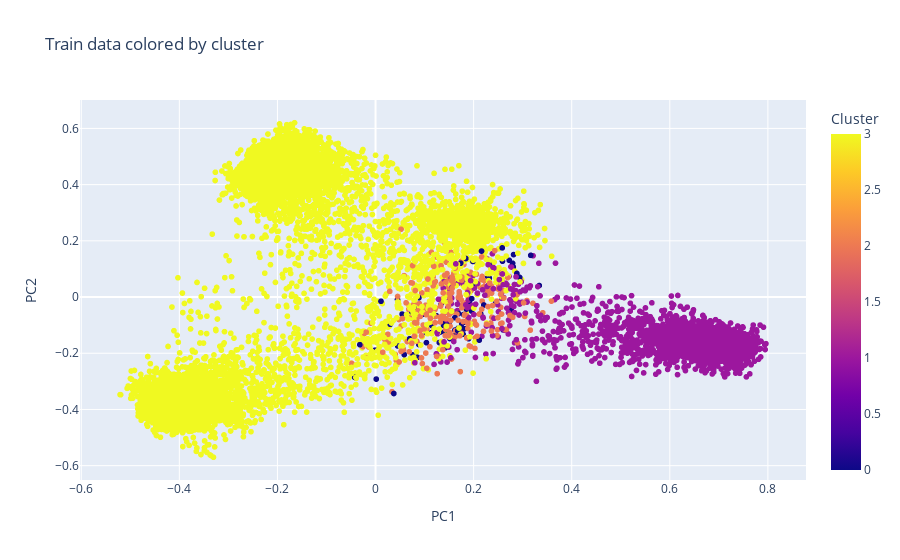
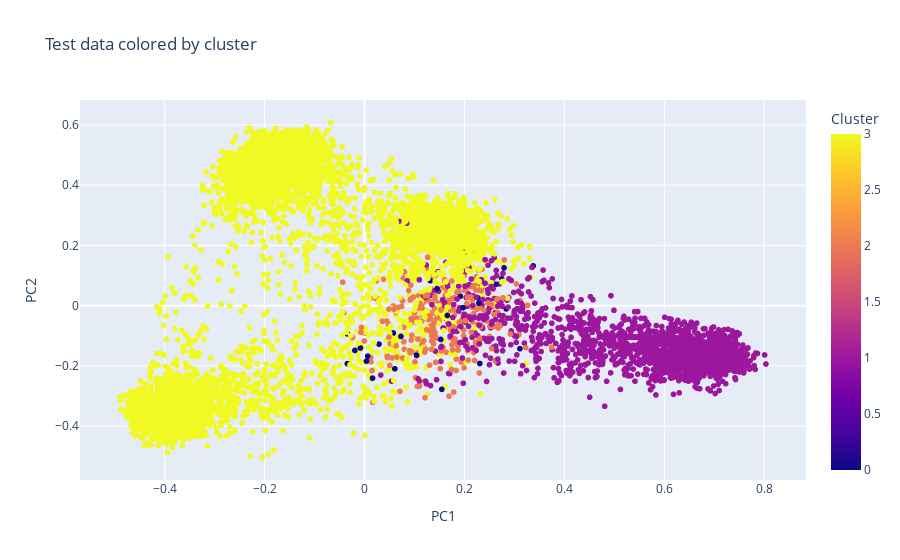

Source (notebook cell) for these figures, in order:
### Markdown cell above
#### Plot data using PCA

### Code cell
# apply PCA on the test data
pca = PCA(n_components=2)
X_train_pca = pca.fit_transform(X_train)
X_test_pca = pca.transform(X_test)

# plot the train data colored by the true clusters
fig = px.scatter(
    x=X_train_pca[:, 0],
    y=X_train_pca[:, 1],
    color=train_clusters,
    color_discrete_sequence=px.colors.qualitative.Plotly,
    labels={'x':'PC1', 'y':'PC2', 'color':'Cluster'},
    title='Train data colored by cluster',
    )
fig.show()

# plot the test data colored by the true clusters
fig = px.scatter(
    x=X_test_pca[:, 0],
    y=X_test_pca[:, 1],
    color=test_clusters,
    color_discrete_sequence=px.colors.qualitative.Plotly,
    labels={'x':'PC1', 'y':'PC2', 'color':'Cluster'},
    title='Test data colored by cluster',
    )
fig.show()

### Figure 1 — Plotly figure (JSON) as saved in the notebook; plotly's stock layout.template omitted (floating-point values rounded to 4 significant figures; data arrays with more than 128 entries replaced by an {"elided": "..."} marker saying what was removed)
{"data": [{"hovertemplate": "PC1=%{x}<br>PC2=%{y}<br>Cluster=%{marker.color}<extra></extra>", "legendgroup": "", "marker": {"color": {"elided": "10000 int values"}, "coloraxis": "coloraxis", "symbol": "circle"}, "mode": "markers", "name": "", "showlegend": false, "type": "scattergl", "x": {"elided": "10000 float values"}, "xaxis": "x", "y": {"elided": "10000 float values"}, "yaxis": "y"}], "layout": {"coloraxis": {"colorbar": {"title": {"text": "Cluster"}}, "colorscale": [[0, "#0d0887"], [0.1111, "#46039f"], [0.2222, "#7201a8"], [0.3333, "#9c179e"], [0.4444, "#bd3786"], [0.5556, "#d8576b"], [0.6667, "#ed7953"], [0.7778, "#fb9f3a"], [0.8889, "#fdca26"], [1, "#f0f921"]]}, "legend": {"tracegroupgap": 0}, "title": {"text": "Train data colored by cluster"}, "xaxis": {"anchor": "y", "domain": [0, 1], "title": {"text": "PC1"}}, "yaxis": {"anchor": "x", "domain": [0, 1], "title": {"text": "PC2"}}}}

### Figure 2 — Plotly figure (JSON) as saved in the notebook; plotly's stock layout.template omitted (floating-point values rounded to 4 significant figures; data arrays with more than 128 entries replaced by an {"elided": "..."} marker saying what was removed)
{"data": [{"hovertemplate": "PC1=%{x}<br>PC2=%{y}<br>Cluster=%{marker.color}<extra></extra>", "legendgroup": "", "marker": {"color": {"elided": "8082 int values"}, "coloraxis": "coloraxis", "symbol": "circle"}, "mode": "markers", "name": "", "showlegend": false, "type": "scattergl", "x": {"elided": "8082 float values"}, "xaxis": "x", "y": {"elided": "8082 float values"}, "yaxis": "y"}], "layout": {"coloraxis": {"colorbar": {"title": {"text": "Cluster"}}, "colorscale": [[0, "#0d0887"], [0.1111, "#46039f"], [0.2222, "#7201a8"], [0.3333, "#9c179e"], [0.4444, "#bd3786"], [0.5556, "#d8576b"], [0.6667, "#ed7953"], [0.7778, "#fb9f3a"], [0.8889, "#fdca26"], [1, "#f0f921"]]}, "legend": {"tracegroupgap": 0}, "title": {"text": "Test data colored by cluster"}, "xaxis": {"anchor": "y", "domain": [0, 1], "title": {"text": "PC1"}}, "yaxis": {"anchor": "x", "domain": [0, 1], "title": {"text": "PC2"}}}}
